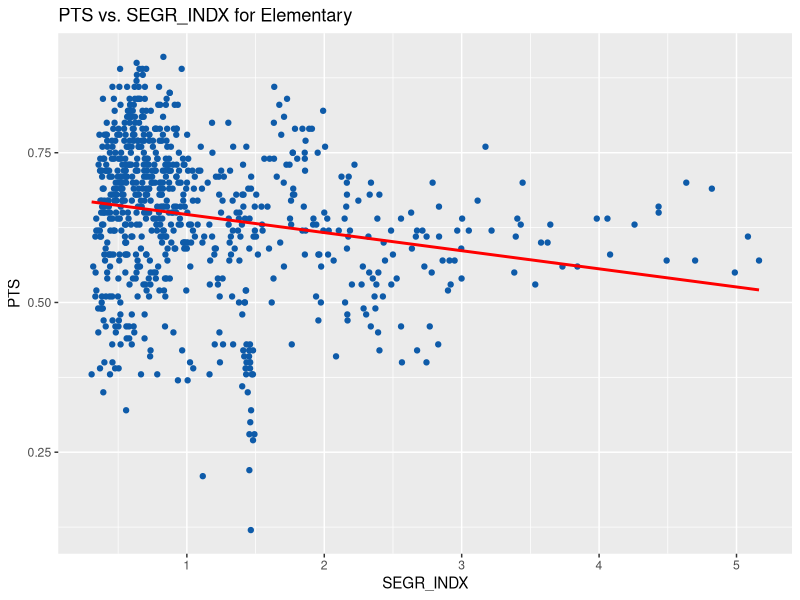

Here is the R script that generated this plot:
library(data.table)
library(dplyr)
library(stringr)
library(ggplot2)
library(readr)

fulldata <- fread('md_report_card.csv', na.strings="--")
names(fulldata) <- replace(names(fulldata), 1, 'School Name')
fulldata <- cbind(fulldata %>% select('School Name', 'School County', 'School Type'),
                  fulldata %>% select(-c('School Name', 'School County', 'School Type')) %>%
                    mutate_all(funs(as.character)) %>%
                    mutate_all(funs(parse_number)))
slctdata <- fulldata %>%
  select(NAME='School Name', CNTY='School County', TYPE='School Type',
         PTS='Points %', FARMS='FARMS Rate', SEGR_INDX='Segregation Index')
typesp.data <- setNames(slctdata %>% group_split(TYPE, keep=FALSE), slctdata %>% group_keys(TYPE) %>% pull(1))
get_models <- function(xval, yval, data=typesp.data){
  typesp.models <<- lapply(data, function(typed){lm(paste(yval, "~", xval), data=typed)})
}
get_models("SEGR_INDX", "PTS")

parsemodel <- function(level, xval, yval, tdata=typesp.data, tmodels=typesp.models){
  plot <- (ggplot(tdata[[level]], aes_string(x=xval, y=yval)) +
             geom_point(color='#0e5ba9') +
             geom_smooth(method=lm, se=FALSE, color='red') +
             scale_x_continuous() +
             scale_y_continuous() + 
             labs(title = paste(yval, "vs.", xval, "for", level),
                  x = xval, y = yval))
  show(plot)
  tmodels <- get_models(xval, yval)
  summary(tmodels[[level]])
}
parsemodel('Elementary', "SEGR_INDX", "PTS")
# for (county in names(cntydata)){
#   cntymodels[[county]] = lm(PTS ~ FARMS, data=cntydata[[county]])
# }